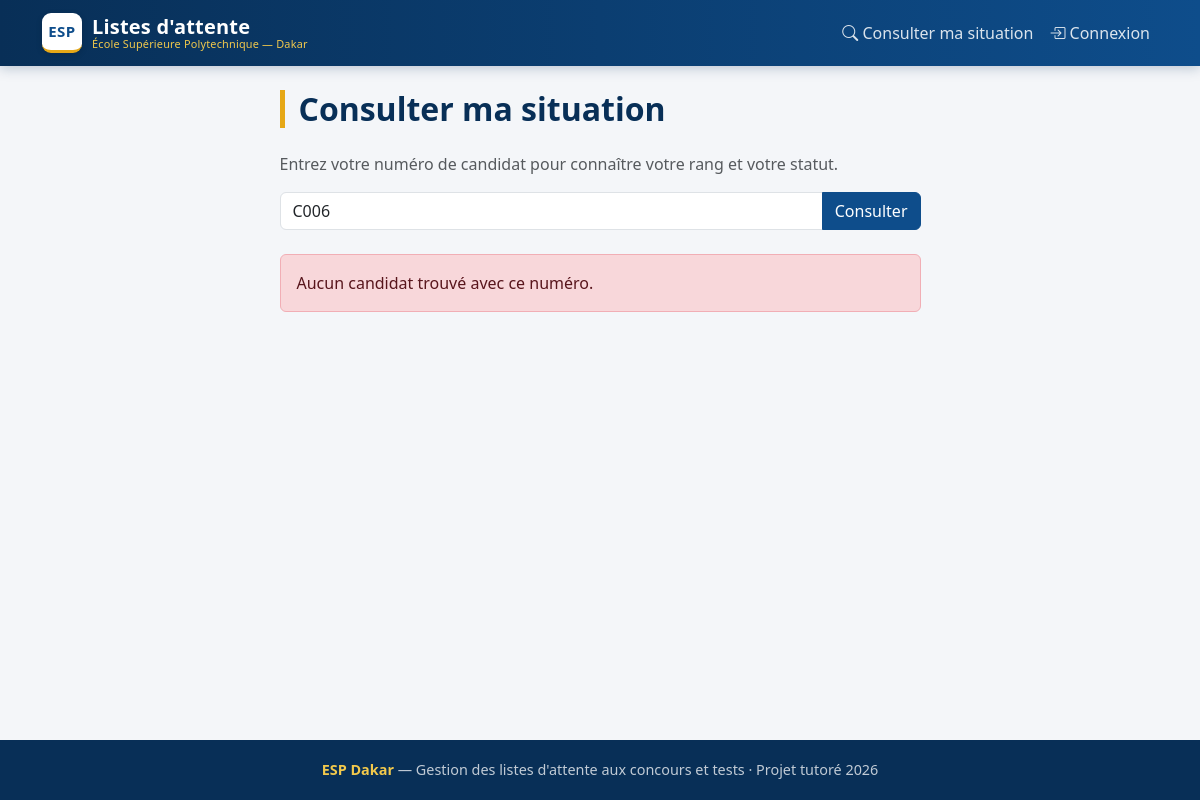
Before: /pages/consultation.php?numero=C006 with the older database file.
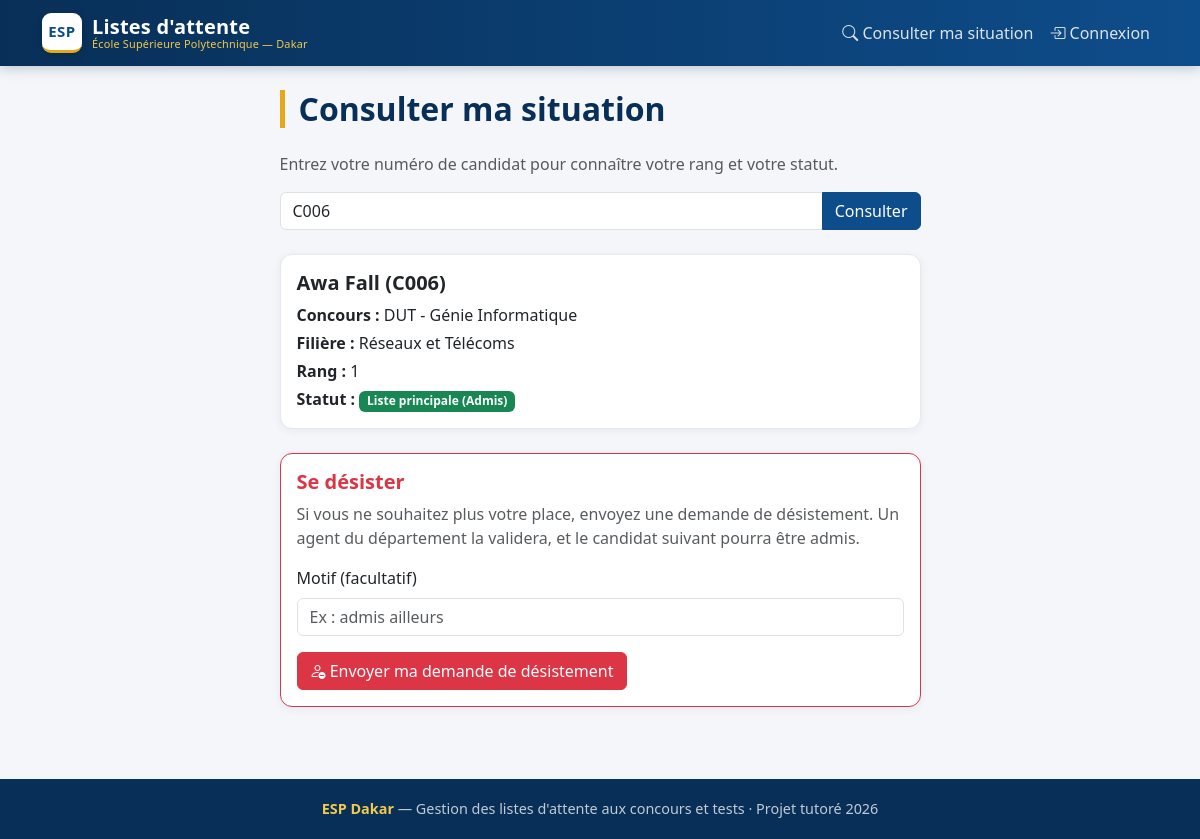
After: the same page with the newer database file.
### tables this page shows
CREATE TABLE utilisateurs (
    id INT AUTO_INCREMENT PRIMARY KEY,
    nom VARCHAR(100) NOT NULL,
    prenom VARCHAR(100) NOT NULL,
    email VARCHAR(150) NOT NULL UNIQUE,
    telephone VARCHAR(20),
    mot_de_passe VARCHAR(255) NOT NULL,
    role ENUM('administrateur', 'agent', 'candidat') NOT NULL,
    service VARCHAR(100),
    departement VARCHAR(100),
    numero_candidat VARCHAR(50),
    date_naissance DATE,
    date_creation TIMESTAMP DEFAULT CURRENT_TIMESTAMP
);

CREATE TABLE concours (
    id INT AUTO_INCREMENT PRIMARY KEY,
    type ENUM('DUT', 'DIC', 'LICENCE') NOT NULL,
    annee INT NOT NULL,
    departement VARCHAR(100) NOT NULL
);

CREATE TABLE filieres (
    id INT AUTO_INCREMENT PRIMARY KEY,
    nom VARCHAR(150) NOT NULL,
    departement VARCHAR(100) NOT NULL,
    capacite_accueil INT NOT NULL,
    concours_id INT,
    FOREIGN KEY (concours_id) REFERENCES concours(id)
);

CREATE TABLE inscriptions (
    id INT AUTO_INCREMENT PRIMARY KEY,
    rang INT NOT NULL,
    date_inscription DATE NOT NULL,
    candidat_id INT,
    liste_id INT,
    FOREIGN KEY (candidat_id) REFERENCES utilisateurs(id),
    FOREIGN KEY (liste_id) REFERENCES listes(id)
);

### pages/consultation.php (the view, shortened to what this page needs)
<?php
require '../config/database.php';
include '../includes/header.php';
$resultat = null;
$erreur = "";
$demandeEnCours = false;
$numero = $_POST['numero'] ?? $_GET['numero'] ?? '';
if ($numero !== '') {
    $requete = $pdo->prepare("
        SELECT u.id AS candidat_id, u.nom, u.prenom, u.numero_candidat,
               i.id AS inscription_id, i.rang, l.type AS type_liste,
               f.id AS filiere_id, f.nom AS filiere, f.departement AS filiere_dep,
               c.type AS concours_type, c.departement
        FROM utilisateurs u
        JOIN inscriptions i ON i.candidat_id = u.id
        JOIN listes l ON i.liste_id = l.id
        JOIN filieres f ON l.filiere_id = f.id
        JOIN concours c ON f.concours_id = c.id
        WHERE u.numero_candidat = ? AND u.role = 'candidat'
    ");
    $requete->execute([$numero]);
    $resultat = $requete->fetch();
    if (!$resultat) {
        $erreur = "Aucun candidat trouvé avec ce numéro.";
    } else {
        $req = $pdo->prepare("SELECT COUNT(*) FROM demandes_desistement
                              WHERE candidat_id = ? AND statut = 'en_attente'");
        $req->execute([$resultat['candidat_id']]);
        $demandeEnCours = $req->fetchColumn() > 0;
    }
}
?>
<div class="row justify-content-center">
    <div class="col-md-7">
        <h2 class="page-title">Consulter ma situation</h2>
        <p class="text-muted">Entrez votre numéro de candidat pour connaître votre rang et votre statut.</p>
        <form method="GET" class="mb-4">
            <div class="input-group">
                <input type="text" name="numero" class="form-control"
                       placeholder="Exemple : C001" value="<?= htmlspecialchars($numero) ?>" required>
                <button type="submit" class="btn btn-primary">Consulter</button>
            </div>
        </form>
        <?php if ($erreur): ?>
            <div class="alert alert-danger"><?= htmlspecialchars($erreur) ?></div>
        <?php endif; ?>
        <?php if ($resultat): ?>
            <div class="card mb-4">
                <div class="card-body">
                    <h5 class="card-title">
                        <?= htmlspecialchars($resultat['prenom'] . ' ' . $resultat['nom']) ?>
                        (<?= htmlspecialchars($resultat['numero_candidat']) ?>)
                    </h5>
                    <p class="mb-1"><strong>Concours :</strong> <?= htmlspecialchars($resultat['concours_type'] . ' - ' . $resultat['departement']) ?></p>
                    <p class="mb-1"><strong>Filière :</strong> <?= htmlspecialchars($resultat['filiere']) ?></p>
                    <p class="mb-1"><strong>Rang :</strong> <?= $resultat['rang'] ?></p>
                    <p class="mb-0">
                        <strong>Statut :</strong>
                        <?php if ($resultat['type_liste'] === 'principale'): ?>
                            <span class="badge bg-success">Liste principale (Admis)</span>
                        <?php else: ?>
                            <span class="badge bg-warning text-dark">Liste d'attente</span>
                        <?php endif; ?>
                    </p>
                </div>
            </div>
            <div class="card border-danger">
                <div class="card-body">
                    <h5 class="card-title text-danger">Se désister</h5>
                    <?php if ($demandeEnCours): ?>
                        <p class="mb-0 text-muted">
                            <i class="bi bi-clock-history"></i>
                            Une demande de désistement est <strong>en cours de traitement</strong> par l'administration.
                        </p>
                    <?php else: ?>
                        <p class="text-muted">
                            Si vous ne souhaitez plus votre place, envoyez une demande de désistement.
                            Un agent du département la validera, et le candidat suivant pourra être admis.
                        </p>
                        <form method="POST"
                              onsubmit="return confirm('Confirmer l\'envoi de votre demande de désistement ?');">
                            <div class="mb-3">
                                <label class="form-label">Motif (facultatif)</label>
                                <input type="text" name="motif" class="form-control" maxlength="255"
                                       placeholder="Ex : admis ailleurs">
                            </div>
                            <button type="submit" class="btn btn-danger">
                                <i class="bi bi-person-dash"></i> Envoyer ma demande de désistement
                            </button>
                        </form>
                    <?php endif; ?>
                </div>
            </div>
        <?php endif; ?>
    </div>
</div>
<?php include '../includes/footer.php'; ?>

Changed rows visible on the page:
added utilisateurs: prenom+nom "Awa Fall", numero_candidat "C006", concours.type+departement "DUT - Génie Informatique", filieres.nom "Réseaux et Télécoms", inscriptions.rang "1"
Other visible differences:
$erreur: "Aucun candidat trouvé avec ce numéro." → (not shown)
text now shown: "( ) Concours : Filière : Rang : Statut : Liste principale (Admis) Se désister Si vous ne souhaitez plus votre place, envoyez une demande de désistement. Un agent du département la validera, et le candidat suivant pourra être admis. Motif (facultatif) Envoyer ma demande de désistement"
